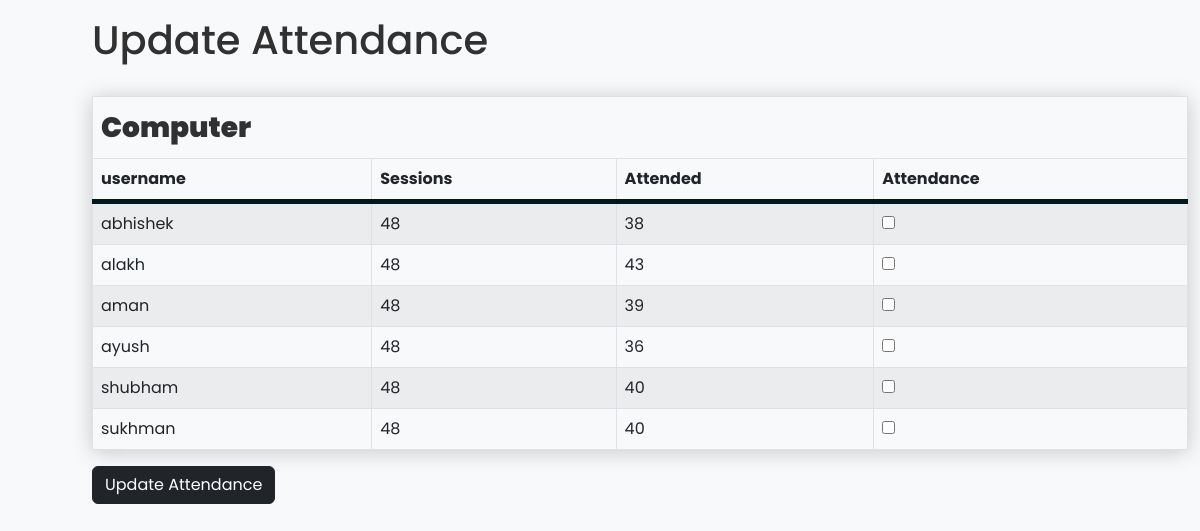
Page /atdupdate5.php on the committed database.
### tables this page shows
CREATE TABLE `attendance` (
  `username` varchar(20) NOT NULL,
  `session1` int(3) NOT NULL,
  `session2` int(3) NOT NULL,
  `session3` int(3) NOT NULL,
  `session4` int(3) NOT NULL,
  `session5` int(3) NOT NULL,
  `attend1` int(3) NOT NULL,
  `attend2` int(3) NOT NULL,
  `attend3` int(3) NOT NULL,
  `attend4` int(3) NOT NULL,
  `attend5` int(3) NOT NULL
);

### atdupdate5.php (the view, shortened to what this page needs)
<!DOCTYPE html>
<html lang="en">
<head>
    <link href="https://cdn.jsdelivr.net/npm/bootstrap@5.2.3/dist/css/bootstrap.min.css" rel="stylesheet">
    <link rel="stylesheet" href="mainstyle.css">
</head>
<body id="main">
    <div class="container mt-3">
        <h1>Update Attendance</h1><br>
        <form action="atdupdate5.php" method="post">
            <table class="table table-striped table-bordered table-hover">
                <thead>
                    <tr>
                        <td colspan="4">
                            <h3 id="midheading">Computer</h3>
                        </td>
                    </tr>
                    <tr>
                        <th id="tableheader">username</th>
                        <th id="tableheader">Sessions</th>
                        <th id="tableheader">Attended</th>
                        <th id="tableheader">Attendance</th>
                    </tr>
                </thead>
                <tbody>
                    <?php
                    include "connector.php";
                    $qry = "SELECT * FROM attendance";
                    $run = mysqli_query($connector, $qry);
                    while ($data = mysqli_fetch_assoc($run)) {
                        ?>
                        <tr>
                            <td>
                                <?php echo $data['username']; ?>
                            </td>
                            <td>
                                <?php echo $data['session5']; ?>
                            </td>
                            <td>
                                <?php echo $data['attend5']; ?>
                            </td>
                            <td>
                                <input type="checkbox" name="users[]" value="<?php echo $data['username']; ?>">
                            </td>
                        </tr>
                        <?php
                    }
                    ?>
                </tbody>
            </table>
            <button type="submit" class="btn btn-dark" name="submit">Update Attendance</button>
        </form>
    </div>
</body>
</html>

### mainstyle.css (style rules this page uses)
#main { margin: 0; padding: 0; color: #313131; font-family: poppins; overflow-x: hidden; margin-left: 5em; background-color: #f8f9fb; }
button { background: none; border: none; }
table { box-shadow: 0 2px 20px rgba(0, 0, 0, 0.2); }
#tableheader { border-bottom: 5px solid rgb(0, 24, 32); }
#midheading { color: #313131; font-family: poppins; font-weight: 900; margin: 0.2em 0; }

### rows in the picture
attendance: username "abhishek", session5 "48", attend5 "38"
attendance: username "alakh", session5 "48", attend5 "43"
attendance: username "aman", session5 "48", attend5 "39"
attendance: username "ayush", session5 "48", attend5 "36"
attendance: username "shubham", session5 "48", attend5 "40"
attendance: username "sukhman", session5 "48", attend5 "40"
